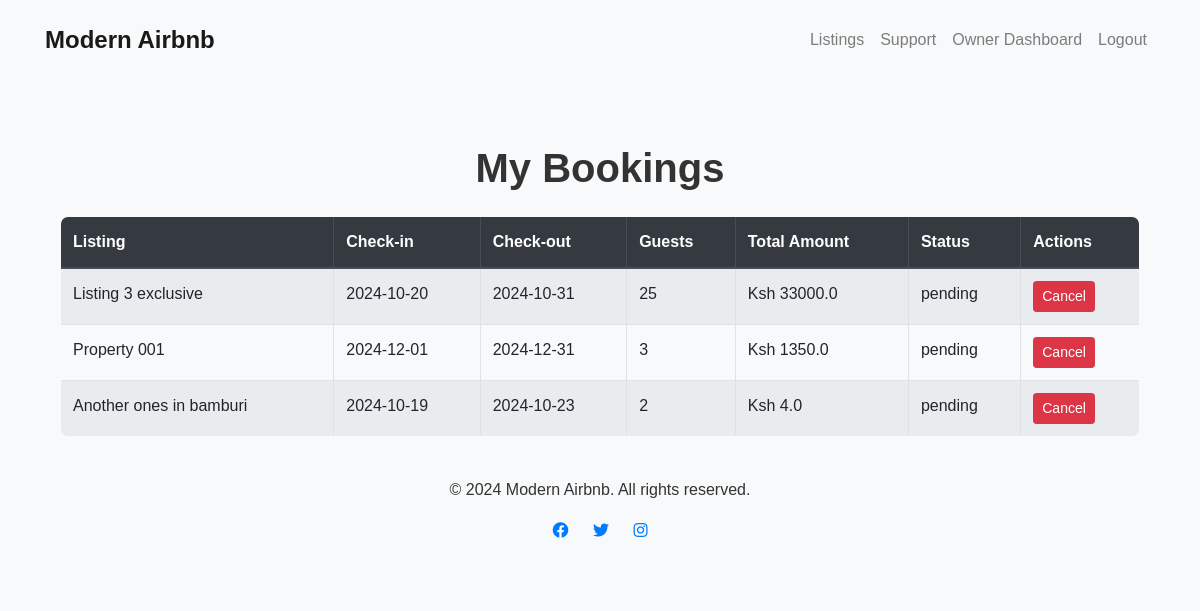
/bookings/my_bookings (signed in), run on the app's committed database.
### app/models/models.py (models this page shows, shortened)
class Booking(db.Model):
    __tablename__ = 'bookings'
    id = db.Column(db.Integer, primary_key=True)
    listing_id = db.Column(db.Integer, db.ForeignKey('listings.id', ondelete='CASCADE'), nullable=False)
    user_id = db.Column(db.Integer, db.ForeignKey('users.id', ondelete='CASCADE'), nullable=False)
    check_in_date = db.Column(db.Date, nullable=False)
    check_out_date = db.Column(db.Date, nullable=False)
    guests = db.Column(db.Integer, nullable=False)
    total_price = db.Column(db.Float, nullable=True)  # Automatically calculated
    status = db.Column(db.String(50), default='Pending')  # 'Pending', 'Confirmed', 'Cancelled'
    created_at = db.Column(db.DateTime, default=datetime.utcnow)

class Listing(db.Model):
    __tablename__ = 'listings'
    id = db.Column(db.Integer, primary_key=True)
    title = db.Column(db.String(150), nullable=False, index=True)
    description = db.Column(db.Text, nullable=False)
    price_per_night = db.Column(db.Float, nullable=False)
    owner_id = db.Column(db.Integer, db.ForeignKey('users.id', ondelete='CASCADE'), nullable=False, index=True)
    agent_id = db.Column(db.Integer, db.ForeignKey('users.id', ondelete='SET NULL'), index=True, nullable=True)
    location_id = db.Column(db.Integer, db.ForeignKey('locations.id', ondelete='CASCADE'), nullable=False)
    bedrooms = db.Column(db.Integer, nullable=False)
    created_at = db.Column(db.DateTime, default=datetime.utcnow, nullable=False)
    updated_at = db.Column(db.DateTime, onupdate=datetime.utcnow, nullable=True)
    bookings = db.relationship('Booking', backref='listing', lazy='dynamic', cascade='all, delete-orphan')
    images = db.relationship('Image', backref='listing', lazy='select', cascade='all, delete-orphan')
    reviews = db.relationship('Review', backref='listing', lazy='dynamic', cascade='all, delete-orphan')
    amenities = db.relationship('Amenity', secondary=listing_amenities, backref=db.backref('listings', lazy='dynamic'))
    location = db.relationship('Location', backref='listings', lazy='joined')

### app/routes/bookings.py (the view)
@bookings_bp.route('/my_bookings')
@login_required
def my_bookings():
    bookings = Booking.query.filter_by(user_id=current_user.id).all()
    return render_template('bookings/my_bookings.html', bookings=bookings)

### app/__init__.py (called while the page is built)
@login_manager.user_loader
def load_user(user_id):
    from app.models.models import User
    return User.query.get(int(user_id))

### app/models/models.py (called while the page is built)
    @property
    def is_authenticated(self):
        return True

### app/templates/bookings/my_bookings.html (shortened to what this page needs)
{% extends 'base.html' %}
{% block content %}
<div class="container mt-5">
    <h1 class="mb-4 text-center">My Bookings</h1>
    <table class="table table-striped table-bordered table-hover">
        <thead class="thead-dark">
            <tr>
                <th>Listing</th>
                <th>Check-in</th>
                <th>Check-out</th>
                <th>Guests</th>
                <th>Total Amount</th>
                <th>Status</th>
                <th>Actions</th>
            </tr>
        </thead>
        <tbody>
            {% for booking in bookings %}
                <tr>
                    <td>{{ booking.listing.title }}</td>
                    <td>{{ booking.check_in_date.strftime('%Y-%m-%d') }}</td>
                    <td>{{ booking.check_out_date.strftime('%Y-%m-%d') }}</td>
                    <td>{{ booking.guests }}</td>
                    <td>Ksh {{ booking.total_price | round(2) }} </td>
                    <td>{{ booking.status }}</td>
                    <td>
                        <a href="{{ url_for('bookings.cancel_booking', booking_id=booking.id) }}" class="btn btn-danger btn-sm" onclick="return confirm('Are you sure you want to cancel this booking?');">Cancel</a>
                    </td>
                </tr>
            {% else %}
                <tr>
                    <td colspan="7" class="text-center">No bookings found.</td>
                </tr>
            {% endfor %}
        </tbody>
    </table>
</div>
{% endblock %}

### app/static/css/styles.css (style rules this page uses)
body { font-family: 'Poppins', sans-serif; line-height: 1.6; margin: 0; padding: 0; background-color: #f5f5f5; color: #333; transition: background-color 0.3s ease; }

### app/templates/bookings/my_bookings.html (style rules this page uses)
body { background-color: #f8f9fa; }
.table { border-radius: 0.5rem; overflow: hidden; }
.table th { background-color: #343a40; color: white; }
.table-striped tbody tr:nth-of-type(odd) { background-color: #e9ecef; }
h1 { font-size: 2.5rem; font-weight: bold; }
.btn { transition: background-color 0.3s, color 0.3s; }

### data on the page
Booking: listing "Listing 3 exclusive", check_in_date "2024-10-20", check_out_date "2024-10-31", guests "25", total_price "33000.0", status "pending"
Booking: listing "Property 001", check_in_date "2024-12-01", check_out_date "2024-12-31", guests "3", total_price "1350.0", status "pending"
Booking: listing "Another ones in bamburi", check_in_date "2024-10-19", check_out_date "2024-10-23", guests "2", total_price "4.0", status "pending"
